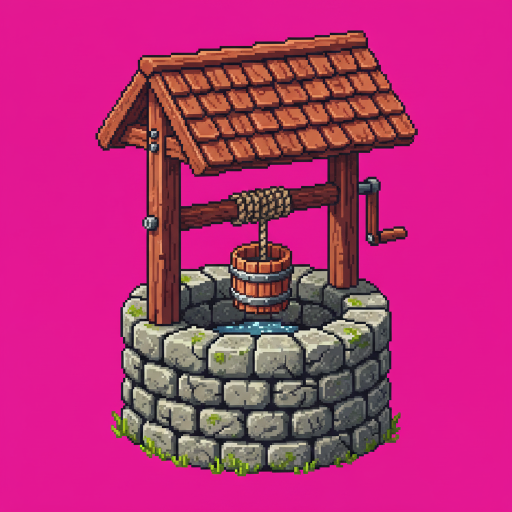
#> input picture assets/focus/well_focus_src.png, 1024 x 1024 px, found by its file name (shown at 1/2 size); its folder holds 2 pictures in this run
$ python build_focus.py
#> lines starting #> are read from the running program, lines starting #| are printed output that depends on the picture; after the words box and inside, x2 and y2 are one past the last pixel; in counts of white or black regions, pixels touching at a corner belong together
#!/usr/bin/env python3
# build_focus.py — 詳細度+3（ランドマーク クローズアップ鑑賞モード）専用画像を作る。
# assets/focus/<name>_focus_src.png（Nano Banana 出力・マゼンタ背景 1024x1024）を
# キー透過して assets/focus/<name>_focus.png を出力する。
# tools/build_focus_well.py の井戸専用処理を 2ランドマーク（well / shrine）に一般化したもの。
# ※ 既存の atlas.png / atlas_hi.png には一切触れない（+3 は独立アセット）。
import sys, numpy as np
from PIL import Image
from scipy import ndimage

# name -> (実測のマゼンタ背景, ドロップシャドウ等のピンク残りを追加除去するか)
SUBJECTS = {
    'well':   ((227, 24, 146), False),
    'shrine': ((222, 25, 138), True),
}

def remove_border_region(a, mask):
    """画像の縁と繋がっている領域だけを透過する（内部の同色は残す）。"""
    lbl, n = ndimage.label(mask)
    border = set(lbl[0, :]).union(lbl[-1, :]).union(lbl[:, 0]).union(lbl[:, -1])
    border.discard(0)
    rm = np.isin(lbl, list(border))
    out = a.copy(); out[rm, 3] = 0; return out

def key_bg(a, bg, tol=60, white=196):
    rgb = a[:, :, :3].astype(int)
    d = np.sqrt(((rgb - np.array(bg)) ** 2).sum(2))
    frame = rgb.min(2) > white               # 白セル枠（white=999 で無効化）
    return remove_border_region(a, (d < tol) | frame)

def drop_pink(a):
    """ドロップシャドウ／マゼンタ系のフリンジを除去（石・苔・縄・紙垂は影響なし）。"""
    rgb = a[:, :, :3].astype(int); r, g, b = rgb[:, :, 0], rgb[:, :, 1], rgb[:, :, 2]
    o = a.copy(); o[(o[:, :, 3] > 0) & (r > g + 40) & (b > g + 20), 3] = 0; return o

def bbox(a, at=24):
    ys, xs = np.where(a[:, :, 3] > at)
    return xs.min(), ys.min(), xs.max() + 1, ys.max() + 1

def build(name):
    bg, pink = SUBJECTS[name]
    src = f'assets/focus/{name}_focus_src.png'
    dst = f'assets/focus/{name}_focus.png'
    a = np.array(Image.open(src).convert('RGBA'))
    a = key_bg(a, bg, tol=70, white=999)     # 白枠除去オフ・緑despillオフ
    d = np.sqrt(((a[:, :, :3].astype(int) - np.array(bg)) ** 2).sum(2))
    a[d < 45, 3] = 0                         # 囲まれマゼンタ（縄・腕木まわり等）
    if pink: a = drop_pink(a)
    x0, y0, x1, y1 = bbox(a)
    a = a[y0:y1, x0:x1]
    Image.fromarray(a.astype(np.uint8), 'RGBA').save(dst)
    print(f'{dst}: {a.shape[1]}x{a.shape[0]}  (bbox {x0},{y0}-{x1},{y1})')

if __name__ == '__main__':
    for n in (sys.argv[1:] or SUBJECTS):
        build(n)
#> in key_bg, `d = np.sqrt(((rgb - np.array(bg)) ** 2).sum(2))`:
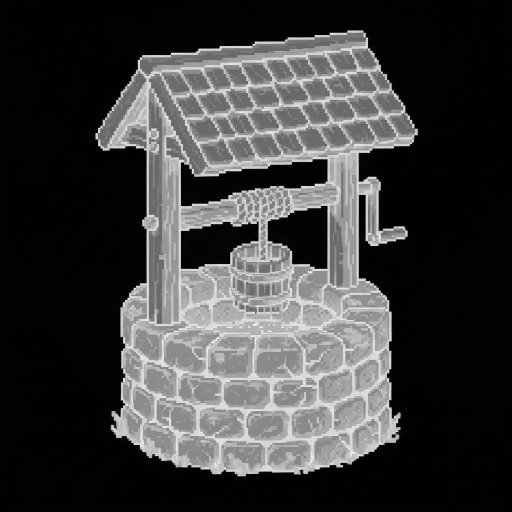
#> d: shape (1024, 1024) float64 (shown at 1/2 size); min 0, max 271, mean 65.6; drawn with min black and max white
#> in key_bg, `frame = rgb.min(2) > white`: frame: shape (1024, 1024) bool; every value is 0
#> in remove_border_region, `lbl, n = ndimage.label(mask)`:
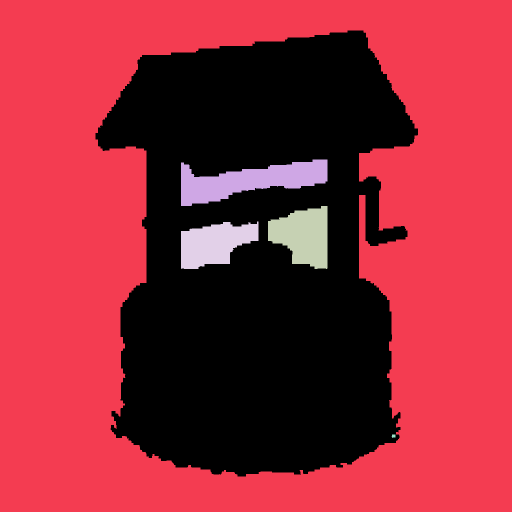
#> lbl: shape (1024, 1024) int32 (shown at 1/2 size); 6 distinct labels, from 0 to 5; one colour per label, 0 black
#> in remove_border_region, `lbl, n = ndimage.label(mask)`: n = 5
#> in remove_border_region, `lbl, n = ndimage.label(mask)`:
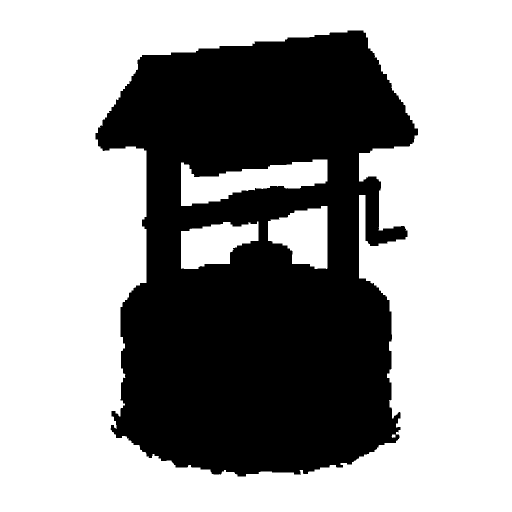
#> mask: shape (1024, 1024) bool (shown at 1/2 size); 62.2% white; 2 black regions (1 under 20 px), largest, box (x1, y1, x2, y2) and area: (191, 61, 836, 953) 396531
#> in remove_border_region, `border = set(lbl[0, :]).union(lbl[-1, :]).union(lbl[:, 0]).union(lbl[:..`: border = 1 item
#> in remove_border_region, `rm = np.isin(lbl, list(border))`:
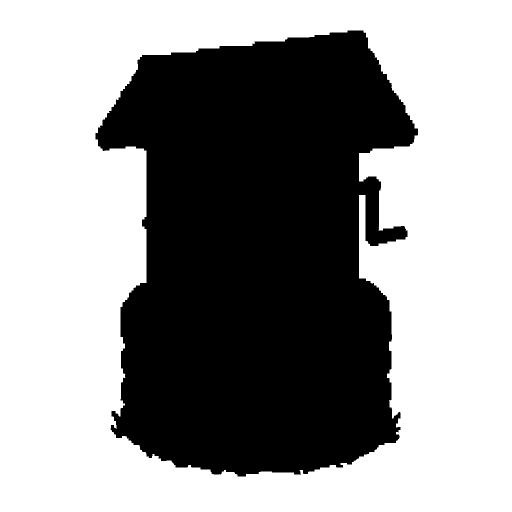
#> rm: shape (1024, 1024) bool (shown at 1/2 size); 58.8% white; 2 black regions (1 under 20 px), largest, box (x1, y1, x2, y2) and area: (191, 61, 836, 953) 431743
#> in remove_border_region, `out[rm, 3] = 0`:
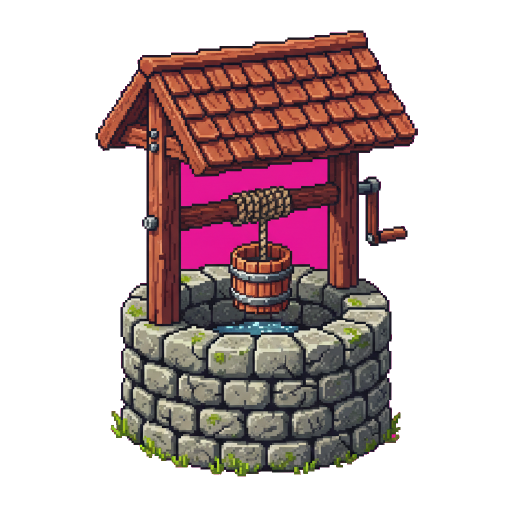
#> out: shape (1024, 1024, 4) (shown at 1/2 size); mean R, G, B, A 184.4, 46, 119.1, 105; transparent parts drawn white
#> in build, `a[d < 45, 3] = 0`:
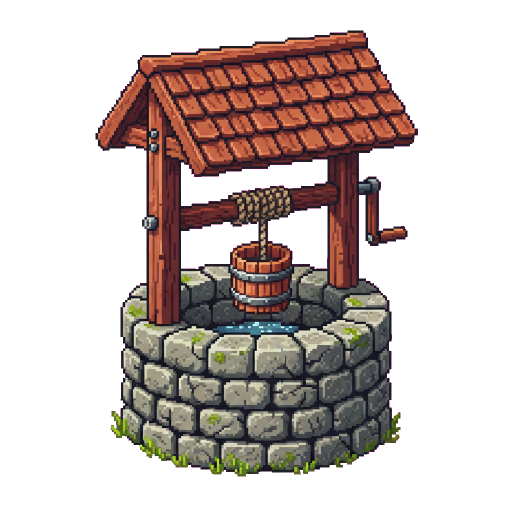
#> a: shape (1024, 1024, 4) (shown at 1/2 size); 3.33% of pixels changed, all inside (x1, y1, x2, y2) = (362, 319, 791, 875); transparent parts drawn white
#> in build, `x0, y0, x1, y1 = bbox(a)`: x0 = 191; y0 = 61; x1 = 836; y1 = 953
#> in build, `a = a[y0:y1, x0:x1]`:
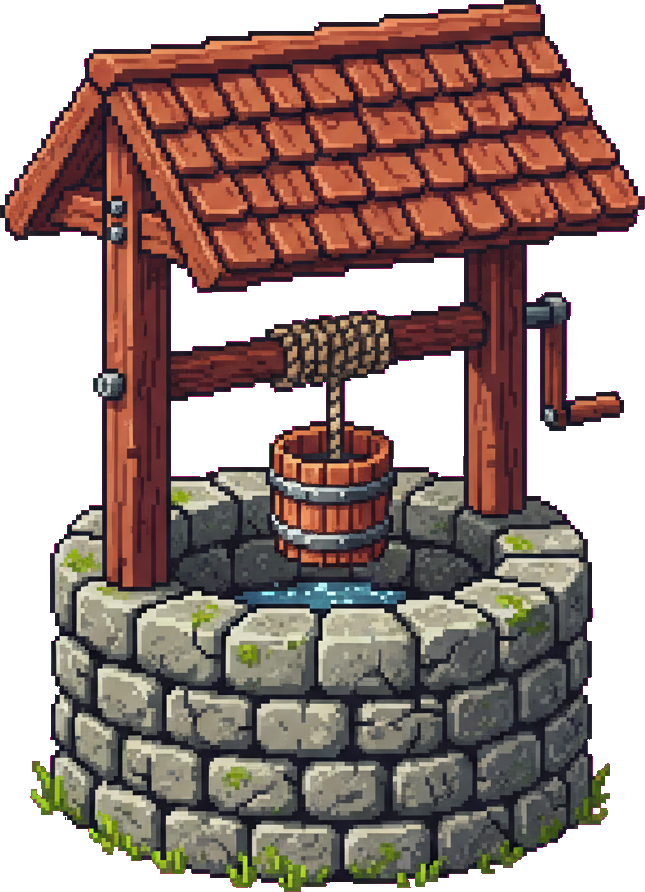
#> a: shape (892, 645, 4); mean R, G, B, A 148.9, 64.9, 96.7, 175.9; transparent parts drawn white
#| assets/focus/well_focus.png: 645x892  (bbox 191,61-836,953)
#> pass 2 of the loop `for n in (sys.argv[1:] or SUBJECTS):`:
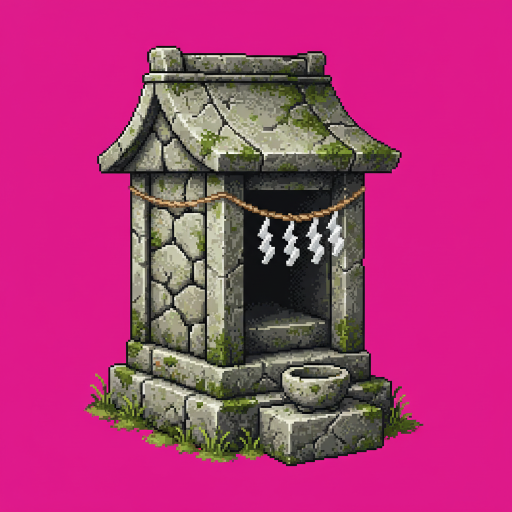
#> input picture assets/focus/shrine_focus_src.png, 1024 x 1024 px, found by its file name (shown at 1/2 size)
#> lbl: shape (1024, 1024) int32; 9 distinct labels, from 0 to 8
#> mask: shape (1024, 1024) bool; 62.4% white; 1 black region, box (x1, y1, x2, y2) and area: (168, 91, 847, 933) 394014
#> rm: shape (1024, 1024) bool; 62.4% white; 1 black region, box (x1, y1, x2, y2) and area: (168, 91, 847, 933) 394112
#> in drop_pink, `o[(o[:, :, 3] > 0) & (r > g + 40) & (b > g + 20), 3] = 0`:
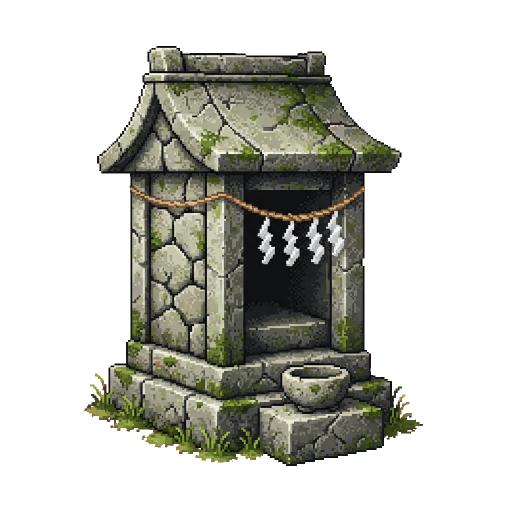
#> o: shape (1024, 1024, 4) (shown at 1/2 size); mean R, G, B, A 176.3, 53.2, 117.2, 95.3; transparent parts drawn white
#> x0 = 168; y0 = 92; x1 = 846; y1 = 932
#> in build (call 2), `a = a[y0:y1, x0:x1]`:
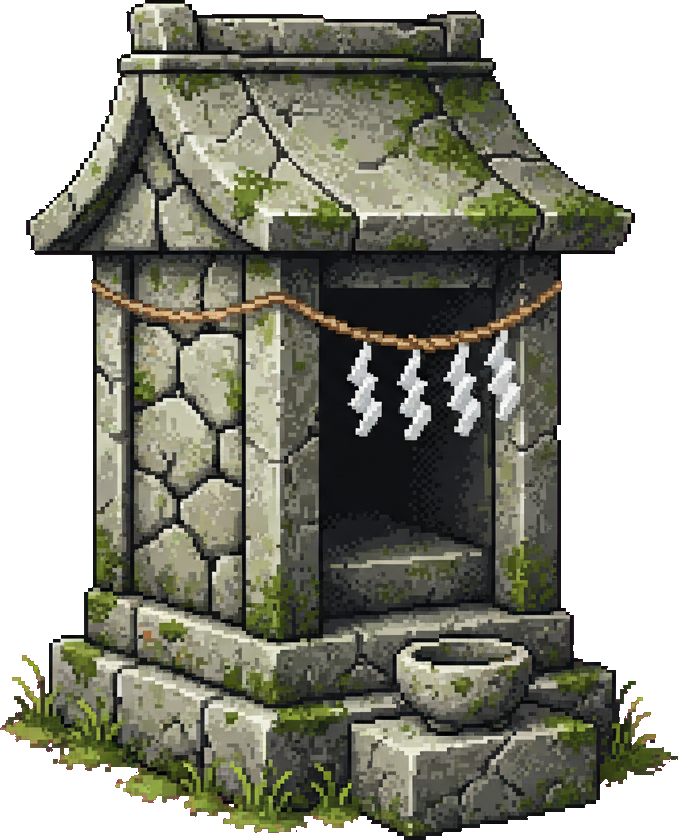
#> a: shape (840, 678, 4); mean R, G, B, A 137.5, 77.1, 99.8, 175.5; transparent parts drawn white
#| assets/focus/shrine_focus.png: 678x840  (bbox 168,92-846,932)
